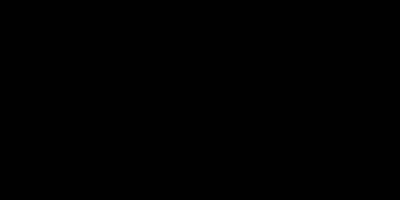
Frame 1 (no input)
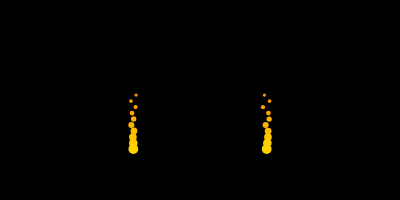
Frame 60 (no input)
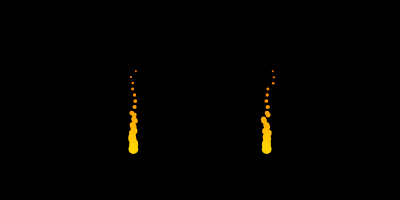
Frame 120 (the mouse pressed at the canvas centre since frame 60)

The p5.js sketch that drew these frames (run headless with seeded random() and noise() and a simulated clock; from frame 60 on, the mouse is pressed at the canvas centre):

// p5.js sketch
// ── sketch.js
class Particle extends p5.Vector {
  constructor(parent) {
    super(0, 0);
    this.parent = parent;
    this.reset();
  }
  
  reset() {
    let posVar = this.parent.positionVariationSlider.value();
    let angVar = this.parent.angleVariationSlider.value();
    let emiAng = this.parent.emissionAngleSlider.value();
    let decCon = this.parent.decayConstantSlider.value();
    let hueVar = this.parent.hueSlider.value();
    let hueInc = this.parent.hueIncSlider.value();
    
    this.x = this.parent.x + random(-posVar, posVar);
    this.y = this.parent.y + random(-posVar, posVar);
    this.r = 5;
    let angle = emiAng + random(-angVar, angVar);
    this.v = createVector(cos(angle), sin(angle))
    this.a = hueVar;
    this.aInc = hueInc;
    this.lambda = decCon;
  }
  
  update() {
    this.add(this.v);
    this.a += this.aInc;
    
    if (this.a > 255) this.a -= 255;
    if (this.a < 0) this.a += 255;
    
    this.r *= this.lambda;
    
    if (this.r < 1 || this.x > width || this.x < 0 || this.y > height || this.y < 0) {
      this.reset();
    }
  }
  
  draw() {
    noStroke();
    let c = color(this.a, 100, 205);
    fill(c);
    ellipse(this.x, this.y, this.r * 2);
  }
}

function createLSlider(parent, name, min, max, value) {
  let p = createP(name);
  p.style("font-size", "12px");
  p.style("padding", "0");
  p.style("margin", "0");
  p.parent(parent);
  
  let slider = createSlider(min, max, value, 0);
  slider.parent(parent);
  
  return slider;
}

class Emitter extends p5.Vector {
  constructor(name, x, y, max=100) {
    super(x, y);
    this.particles = [];
    this.max = max;
    
    this.div = createDiv();
    this.div.style("font-family", "Fira Code");
    this.div.style("color", "#ddd");
    this.div.style("text-align", "center");
    this.div.style("font-size", "14px");
    this.div.style("border", "1px solid #444");
    this.div.style("border-radius", "4px");
    this.div.style("display", "inline-block");
    this.div.style("margin", "8px");
    this.div.style("padding", "12px");
    
    this.nameP = createP(name);
    this.nameP.parent(this.div);
    this.nameP.style("color", "white");
    
    this.emissionAngleSlider = createLSlider(this.div, "Emission Angle", 0, TWO_PI, 3 * HALF_PI);
    this.angleVariationSlider = createLSlider(this.div, "Angle Variation", 0, PI, 0.1);
    this.positionVariationSlider = createLSlider(this.div, "Position Variation", 0, 2, 0);
    this.decayConstantSlider = createLSlider(this.div, "Decay Constant", 0.8, 0.99, 0.98);
    this.hueSlider = createLSlider(this.div, "Hue", 0, 255, 50);
    this.hueIncSlider = createLSlider(this.div, "Hue Increment", -10, 10, -0.3);
  }
  
  update() {
    if (this.particles.length < this.max && frameCount % 6 === 0) this.particles.push(new Particle(this));
    
    for (let p of this.particles) {
      p.update();
    }
  }
  
  draw() {
    for (let p of this.particles) {
      p.draw();
    }
  }
}

let emitter;

function setup() {
  createCanvas(400, 200);
  colorMode(HSB);
  
  emitter01 = new Emitter("Emitter 01", width / 3, 3 * height / 4, 400);
  emitter02 = new Emitter("Emitter 02", 2 * width / 3, 3 * height / 4, 400);
}

function draw() {
  background(0);
  
  // emitter.x = mouseX;
  // emitter.y = mouseY;
  
  emitter01.update();
  emitter01.draw();
  emitter02.update();
  emitter02.draw();
}
